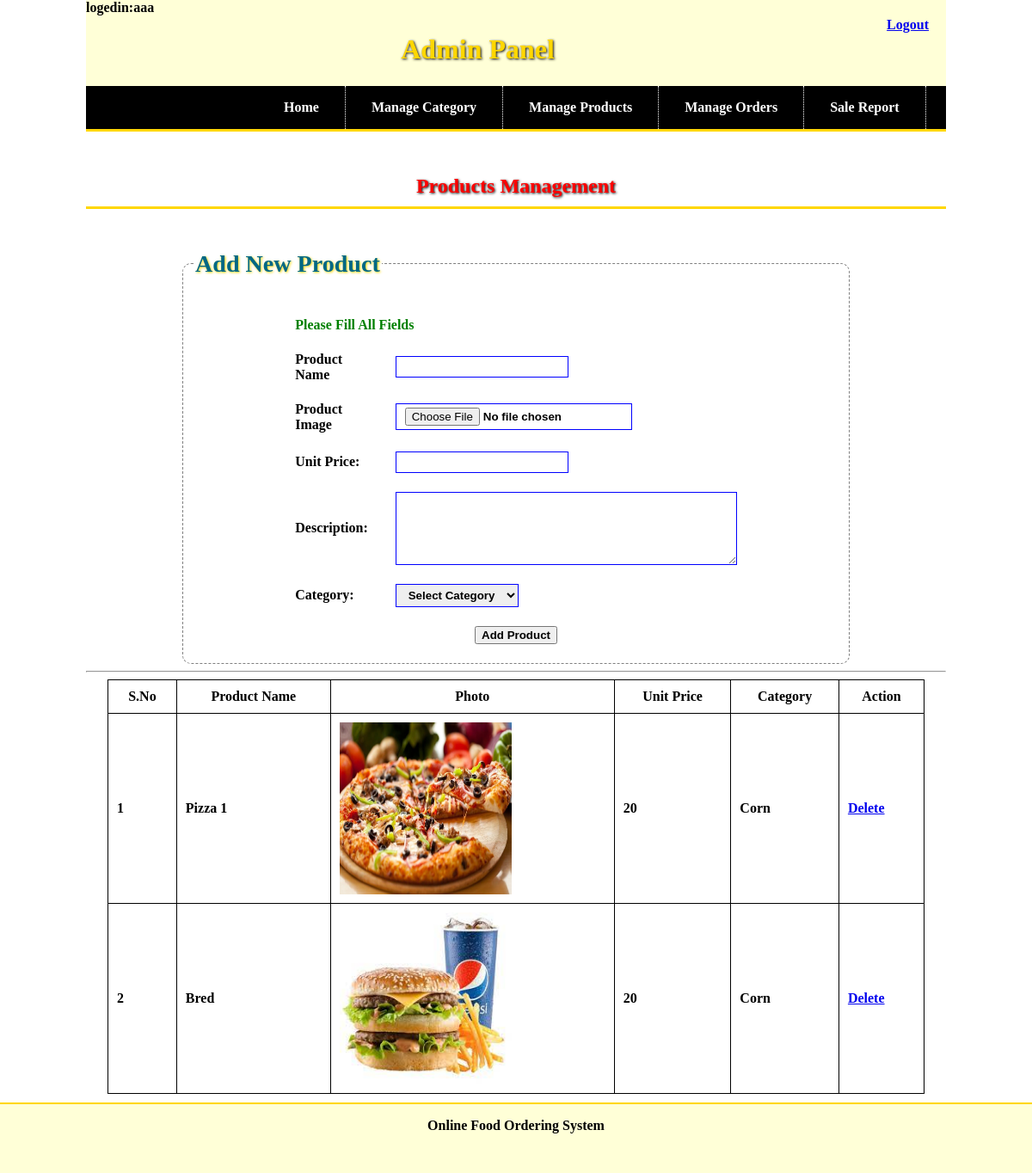
Page /admin/index.php?ptype=manage_products (signed in) on the committed database.
### tables this page shows
CREATE TABLE `products` (
  `product_id` int(40) NOT NULL,
  `product_name` varchar(40) NOT NULL,
  `img_path` varchar(200) NOT NULL,
  `description` text NOT NULL,
  `stock` int(40) NOT NULL,
  `unit_price` double NOT NULL,
  `durability` varchar(30) NOT NULL,
  `cate_id` int(30) NOT NULL,
  `brand_id` int(20) NOT NULL
);

CREATE TABLE `category` (
  `cate_id` int(30) NOT NULL,
  `category_name` varchar(30) NOT NULL
);

### admin/manage_products.php (the view, shortened to what this page needs)
<h2>Products Management</h2>
<fieldset>
<legend><h3>Add New Product</h3></legend>
	<table align=center  cellpadding=10 width="60%">
	<tr>
	<td colspan=2>
	<?php
	$product_name=$_POST['product_name'];
	$unit_price=$_POST['unit_price'];
	$description=$_POST['description'];
	$category=$_POST['category'];
	$product_image=$_FILES['product_image']['name'];
	$temp_loc=$_FILES['product_image']['tmp_name'];
	$dir="products/".$product_image;
	if(!empty($product_name) && !empty($unit_price) && !empty($description) && !empty($category) && !empty($product_image))
	{
		move_uploaded_file($temp_loc,$dir);
		$select=mysql_query("select * from  products where product_name='".$product_name."'");
		$count=mysql_num_rows($select);
		if($count>=1){
			echo"<font color=red>This Product already exist..</font>";
		}else{
			$insert=mysql_query("insert into products (product_name, img_path, description, unit_price, cate_id) values ('".$product_name."','".$dir."','".$description."', '".$unit_price."', '".$category."')");
			if($insert){
				echo"<font color=black>Product is added successfully..</font>";
				?>
				<script>
				alert("Product is added successfully")
				</script>
				<?php
			}
		}
	}else{
		echo"<font color=green>Please Fill All Fields</font>";
	}
	?>
	</td>
	</tr>
	<form method="POST" action="" enctype="multipart/form-data">
	<tr>
	<td>Product Name</td><td><input type="text" name="product_name" id="txt"></td>
	</tr>
	<tr>
	<td>Product Image</td><td><input type="file" name="product_image" id="txt"></td>
	</tr>
	<tr>
	<td>Unit Price:</td><td><input type="text" name="unit_price" id="txt"></td>
	</tr>
	<tr>
	<td>Description: </td><td><textarea name="description" cols="45" rows=5 id="txt"></textarea></td>
	</tr>
	<tr>
	<td>Category: </td>
	<td>
	<select name="category" id="txt">
	<option value="">Select Category</option>
	</select>
	</td>
	</tr>
	<tr>
	<td colspan=2 align=center><input type="submit" value="Add Product" ></td>
	</tr>
	</form>
	</table>
</fieldset>
<hr>
<table align=center cellpadding=10 border="1" width=95% class="tbl">
<tr>
<th>S.No</th><th>Product Name</th><th>Photo</th><th>Unit Price</th><th>Category</th><th colspan=1>Action</th>
</tr>
<?php
$categories=mysql_query("select * from products inner join category on products.cate_id=category.cate_id");
$i=1;
while($fetch=mysql_fetch_array($categories)){
?>
<tr>
<td><?php echo $i; ?></td><td><?php echo $fetch['product_name']; ?></td><td><img src="<?php echo $fetch['img_path'];?>" width=200 height=200></td><td><?php echo $fetch['unit_price'];?></td><td><?php echo $fetch['category_name'];?></td>
<td><a href="delete_product.php?product_id=<?php echo $fetch['product_id'];?>" onClick="return sure()">Delete</a></td>
</tr>
<?php
$i++;
}
?>
</table>

### admin/index.php (style rules this page uses)
body { margin-top:0px; margin:0px; }
* { font-weight:bold; }
#txt { padding:4px 10px 4px 10px; border:1px solid blue; margin-left:10px; }
h2 { color:red; text-shadow:1px 1px 3px black; width:98%; padding:10px; border-bottom:3px solid gold; text-align:center; }
fieldset { border:1px dashed gray; border-radius:10px; width:75%; margin:0 auto; }
legend { font-size:24px; color:rgb(0,104,132); text-shadow:1px 1px 3px gold; }
.tbl { border-collapse:collapse; border:1px solid black; }

### rows in the picture
products: product_name "Pizza 1", img_path (picture), unit_price "20", cate.category_name "Corn"
products: product_name "Bred", img_path (picture), unit_price "20", cate.category_name "Corn"

### other values in the picture
$_SESSION['name'] "aaa"
